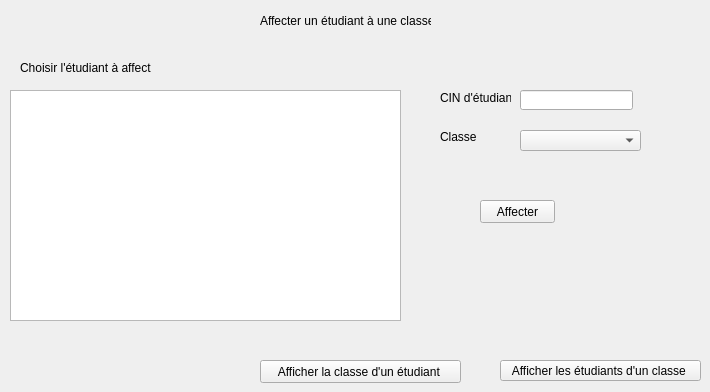
       <widget class="QWidget" name="page_3">
        <widget class="QLabel" name="label_12">
         <property name="geometry">
          <rect>
           <x>260</x>
           <y>0</y>
           <width>171</width>
           <height>41</height>
          </rect>
         </property>
         <property name="text">
          <string>Affecter un étudiant à une classe</string>
         </property>
        </widget>
        <widget class="QTableView" name="ListeEtud">
         <property name="geometry">
          <rect>
           <x>10</x>
           <y>90</y>
           <width>391</width>
           <height>231</height>
          </rect>
         </property>
        </widget>
        <widget class="QLabel" name="label_13">
         <property name="geometry">
          <rect>
           <x>440</x>
           <y>130</y>
           <width>47</width>
           <height>13</height>
          </rect>
         </property>
         <property name="text">
          <string>Classe</string>
         </property>
        </widget>
        <widget class="QLabel" name="label_14">
         <property name="geometry">
          <rect>
           <x>20</x>
           <y>60</y>
           <width>131</width>
           <height>16</height>
          </rect>
         </property>
         <property name="text">
          <string>Choisir l'étudiant à affecter </string>
         </property>
        </widget>
        <widget class="QPushButton" name="pushButton_10">
         <property name="geometry">
          <rect>
           <x>480</x>
           <y>200</y>
           <width>75</width>
           <height>23</height>
          </rect>
         </property>
         <property name="text">
          <string>Affecter</string>
         </property>
        </widget>
        <widget class="QLineEdit" name="AfCINETUD">
         <property name="geometry">
          <rect>
           <x>520</x>
           <y>90</y>
           <width>113</width>
           <height>20</height>
          </rect>
         </property>
        </widget>
        <widget class="QLabel" name="label_15">
         <property name="geometry">
          <rect>
           <x>440</x>
           <y>90</y>
           <width>71</width>
           <height>16</height>
          </rect>
         </property>
         <property name="text">
          <string>CIN d'étudiant</string>
         </property>
        </widget>
        <widget class="QPushButton" name="pushButton_11">
         <property name="geometry">
          <rect>
           <x>500</x>
           <y>360</y>
           <width>201</width>
           <height>21</height>
          </rect>
         </property>
         <property name="text">
          <string>Afficher les étudiants d'un classe </string>
         </property>
        </widget>
        <widget class="QPushButton" name="pushButton_12">
         <property name="geometry">
          <rect>
           <x>260</x>
           <y>360</y>
           <width>201</width>
           <height>23</height>
          </rect>
         </property>
         <property name="text">
          <string>Afficher la classe d'un étudiant </string>
         </property>
        </widget>
        <widget class="QComboBox" name="AfListeClass">
         <property name="geometry">
          <rect>
           <x>520</x>
           <y>130</y>
           <width>121</width>
           <height>21</height>
          </rect>
         </property>
        </widget>
       </widget>
